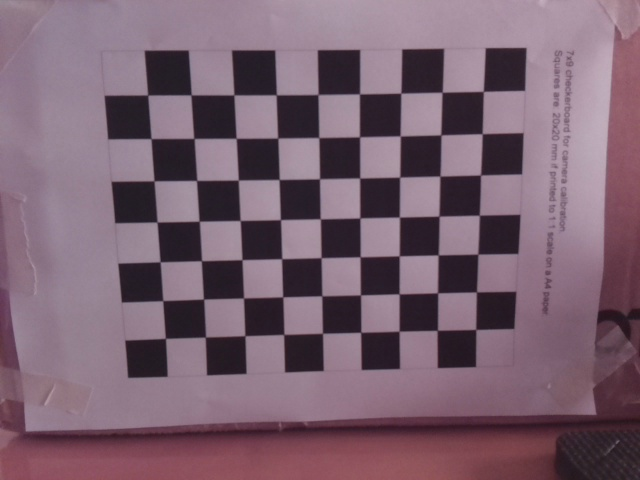
#> input picture images/camera_cal/calibration1.png, 640 x 480 px
$ python calibracion.py
#> lines starting #> are read from the running program, lines starting #| are printed output that depends on the picture; after the words box and inside, x2 and y2 are one past the last pixel; in counts of white or black regions, pixels touching at a corner belong together; long printed decimals are rounded
import numpy as np
import cv2
import glob
import matplotlib.pyplot as plt
import matplotlib.image as mpimg

# prepare object points, like (0,0,0), (1,0,0), (2,0,0) ....,(6,5,0)
objp = np.zeros((7 * 9, 3), np.float32)
objp[:, :2] = np.mgrid[0:9, 0:7].T.reshape(-1, 2)

# Arrays to store object points and image points from all the images.
objpoints = []  # 3d points in real world space
imgpoints = []  # 2d points in image plane.

# Make a list of calibration images
fname = 'images/camera_cal/calibration1.png'

fig, axs = plt.subplots(5, 4, figsize=(16, 11))
fig.subplots_adjust(hspace=.2, wspace=.001)
axs = axs.ravel()

# Step through the list of images and search for chessboard corners in each one

img = cv2.imread(fname)
#> img is the input picture: shape (480, 640, 3); mean B, G, R 111.8, 97.3, 121.8
gray = cv2.cvtColor(img, cv2.COLOR_BGR2GRAY)
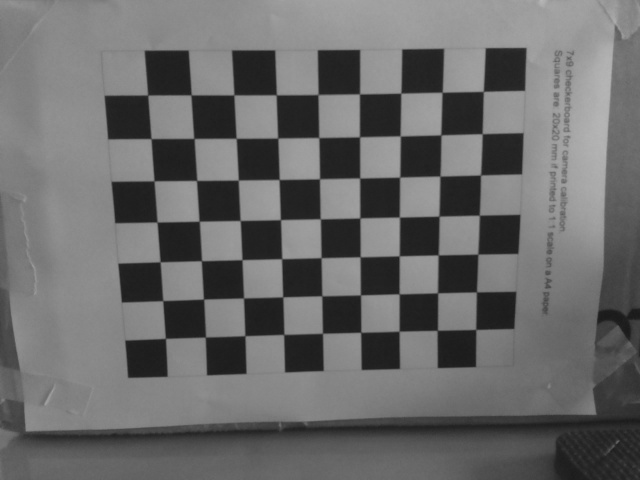
#> gray: shape (480, 640); min 25, max 184, mean 106.3
# Find the chessboard corners
ret, corners = cv2.findChessboardCorners(gray, (9, 7), None)
#> ret = True; corners = 63 rows, first 8: [475.7, 329.4], [437.2, 330.4], [399, 331.2], [360.6, 332.4], [322.5, 333.3], [283.7, 334.5], [244.9, 335.6], [205.3, 337.1]

# If found, add object points, image points to the lists
if ret == True:
    objpoints.append(objp)
    imgpoints.append(corners)

    # Draw and display the corners
    img = cv2.drawChessboardCorners(img, (9, 7), corners, ret)
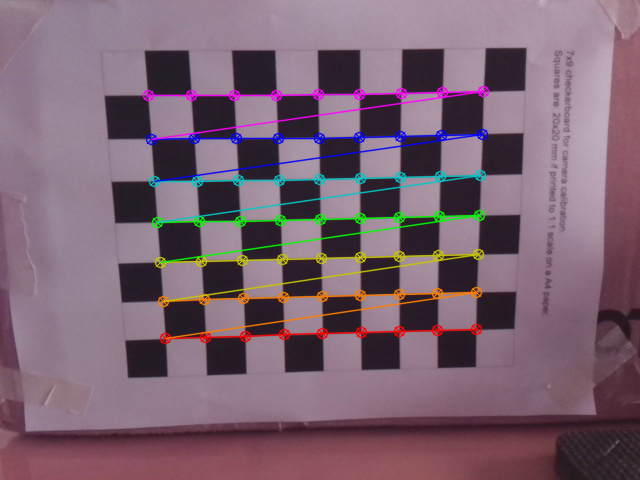
#> img: shape (480, 640, 3); 5.64% of pixels changed, all inside (x1, y1, x2, y2) = (142, 85, 490, 345)

    cv2.imshow("",img)

    ret, mtx, dist, rvecs, tvecs = cv2.calibrateCamera(objpoints, imgpoints, gray.shape[::-1], None, None)
#> ret = 0.175; mtx = [[297.4, 0, 321.2], [0, 296.9, 216.1], [0, 0, 1]]; dist = [[0.0394, 0.0887, -0.00475, -0.00113, -0.215]]; rvecs = ([-0.035, -0.139, 3.12],); tvecs = ([4.03, 2.97, 7.85],)
    print("Camera Matrix")
    print(mtx)
#| [[297.440   0.         321.204]
#|  [  0.         296.912 216.102]
#|  [  0.           0.           1.        ]]
    print("Distortion Coeffs")
    print(dist)
#| [[ 0.03942  0.08875 -0.004745  -0.001133 -0.215]]

$ run again, with images/camera_cal/calibration10.png copied over images/camera_cal/calibration1.png
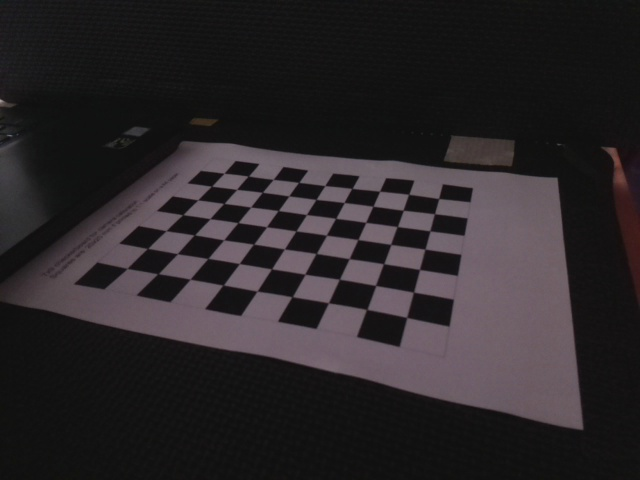
#> input picture images/camera_cal/calibration10.png, 640 x 480 px
#> img is the input picture: shape (480, 640, 3); mean B, G, R 41.4, 38.9, 43.4
#> `ret, corners = cv2.findChessboardCorners(gray, (9, 7), None)`: ret = True; corners = 63 rows, first 8: [406.6, 317.3], [366.7, 309.5], [328.5, 302.7], [292.3, 296.6], [257, 291.2], [223.4, 284.9], [190.1, 279.2], [157.9, 273.7]
#> `img = cv2.drawChessboardCorners(img, (9, 7), corners, ret)`:
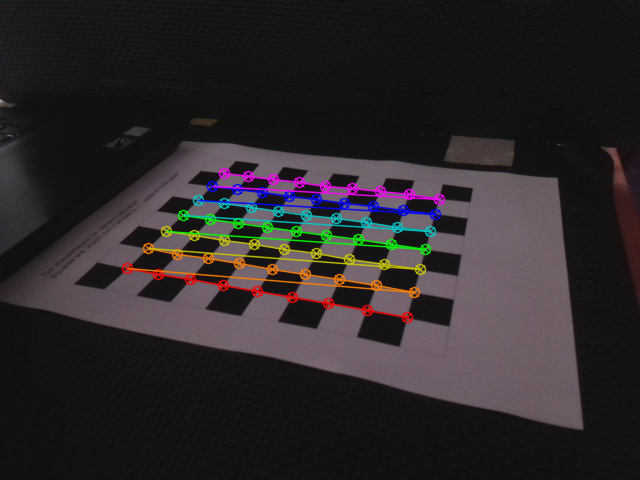
#> img: shape (480, 640, 3); 4.52% of pixels changed, all inside (x1, y1, x2, y2) = (121, 167, 446, 324)
#> `ret, mtx, dist, rvecs, tvecs = cv2.calibrateCamera(objpoints, imgpoint..`: ret = 0.351; mtx = [[573.8, 0, 337.2], [0, 793.5, 240.1], [0, 0, 1]]; dist = [[0.248, -0.76, -0.000603, 0.0192, 2.28]]; rvecs = ([-0.251, -1.57, -2.44],); tvecs = ([1.7, 1.38, 14.26],)
#| [[573.762   0.         337.164]
#|  [  0.         793.537  240.131 ]
#|  [  0.           0.           1.        ]]
#| [[ 2.48093292e-01 -7.59505422e-01 -6.02915795e-04  1.91524592e-02
#|    2.27635014e+00]]

$ run again, with images/camera_cal/calibration11.png copied over images/camera_cal/calibration1.png
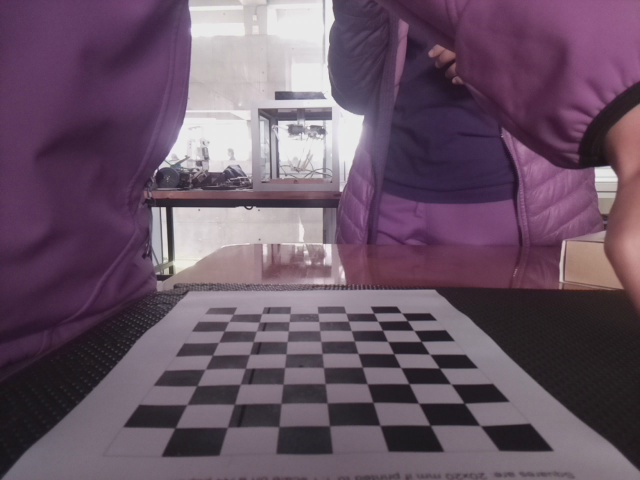
#> input picture images/camera_cal/calibration11.png, 640 x 480 px
#> img is the input picture: shape (480, 640, 3); mean B, G, R 101.6, 84.2, 104.8
#> `gray = cv2.cvtColor(img, cv2.COLOR_BGR2GRAY)`:
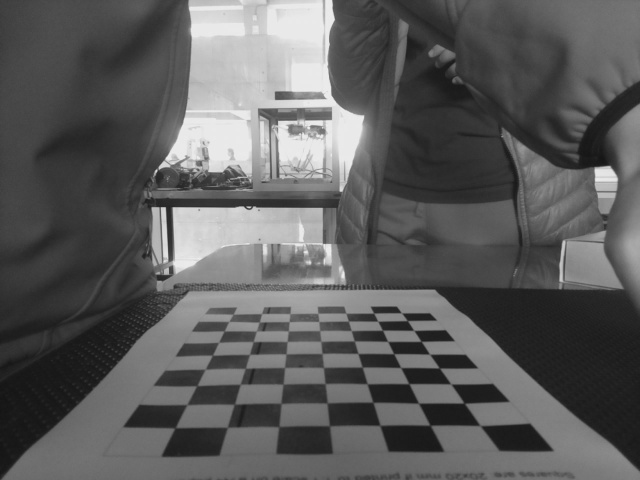
#> gray: shape (480, 640); min 20, max 240, mean 92.4
#> `ret, corners = cv2.findChessboardCorners(gray, (9, 7), None)`: ret = True; corners = 63 rows, first 8: [401.4, 312.8], [407.3, 320.6], [413.9, 330.3], [421.1, 341.3], [429.5, 354], [439.3, 368], [450.9, 384], [464.2, 403.2]
#> `img = cv2.drawChessboardCorners(img, (9, 7), corners, ret)`:
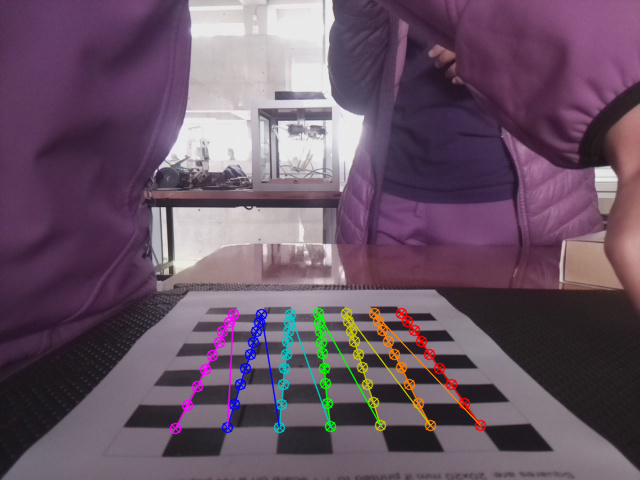
#> img: shape (480, 640, 3); 3.06% of pixels changed, all inside (x1, y1, x2, y2) = (169, 307, 487, 435)
#> `ret, mtx, dist, rvecs, tvecs = cv2.calibrateCamera(objpoints, imgpoint..`: ret = 0.423; mtx = [[529.1, 0, 319.8], [0, 271.2, 196.6], [0, 0, 1]]; dist = [[0.214, -0.0458, -0.0411, -0.00482, -0.025]]; rvecs = ([-1.16, 1.09, 1.25],); tvecs = ([2.95, 8.31, 19.04],)
#| [[529.053   0.         319.838]
#|  [  0.         271.178 196.577]
#|  [  0.           0.           1.        ]]
#| [[ 0.214 -0.0458 -0.04114 -0.004819 -0.02497]]

$ run again, with images/camera_cal/calibration12.png copied over images/camera_cal/calibration1.png
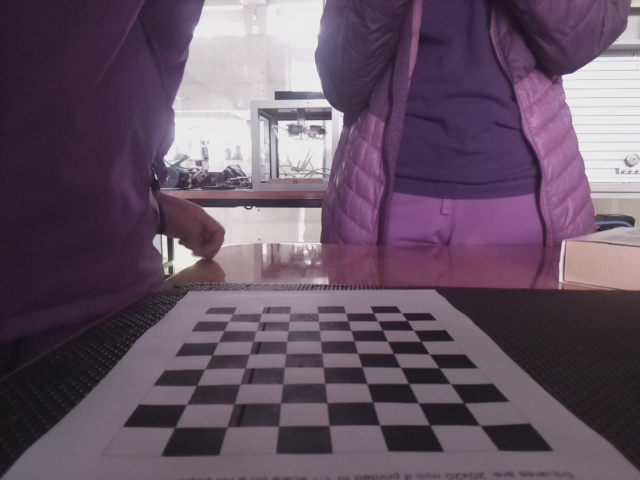
#> input picture images/camera_cal/calibration12.png, 640 x 480 px
#> img is the input picture: shape (480, 640, 3); mean B, G, R 100.5, 84, 101.5
#> `gray = cv2.cvtColor(img, cv2.COLOR_BGR2GRAY)`:
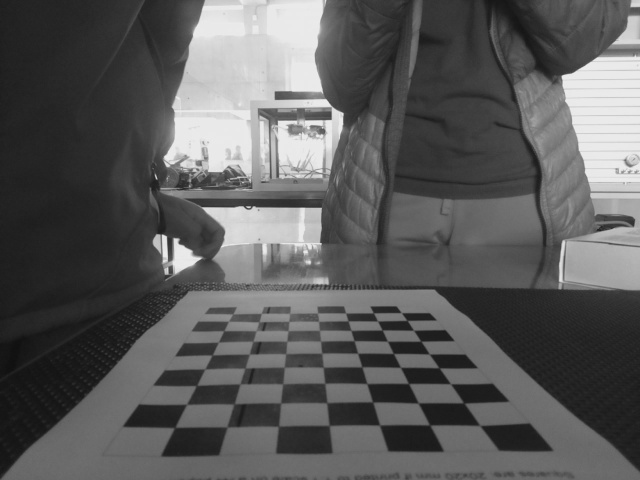
#> gray: shape (480, 640); min 16, max 239, mean 91.1
#> `ret, corners = cv2.findChessboardCorners(gray, (9, 7), None)`: ret = True; corners = 63 rows, first 8: [401.4, 312.6], [407, 320.4], [413.4, 330.3], [420.8, 341.2], [429.3, 354.1], [439.1, 367.8], [450.8, 384.1], [463.6, 403.1]
#> `img = cv2.drawChessboardCorners(img, (9, 7), corners, ret)`:
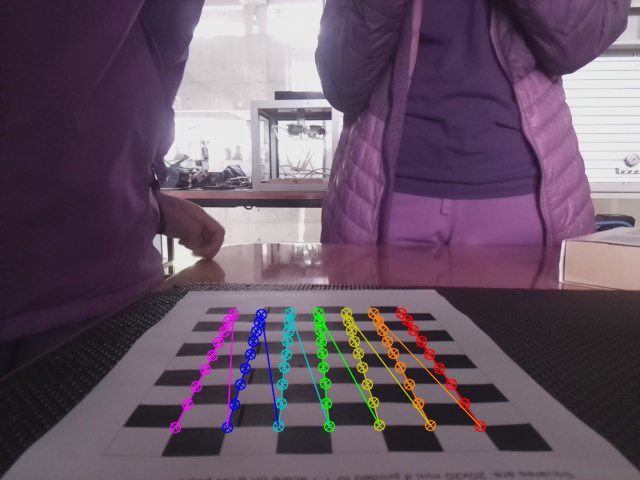
#> img: shape (480, 640, 3); 3.06% of pixels changed, all inside (x1, y1, x2, y2) = (169, 307, 487, 434)
#> `ret, mtx, dist, rvecs, tvecs = cv2.calibrateCamera(objpoints, imgpoint..`: ret = 0.383; mtx = [[529, 0, 318], [0, 264.2, 186.5], [0, 0, 1]]; dist = [[0.214, -0.0226, -0.0308, -0.00597, -0.0431]]; rvecs = ([-1.19, 1.13, 1.23],); tvecs = ([3.01, 9.22, 19.33],)
#| [[528.954   0.         318.035]
#|  [  0.         264.172 186.516]
#|  [  0.           0.           1.        ]]
#| [[ 0.2136 -0.02263 -0.03082 -0.005968 -0.04312  ]]
